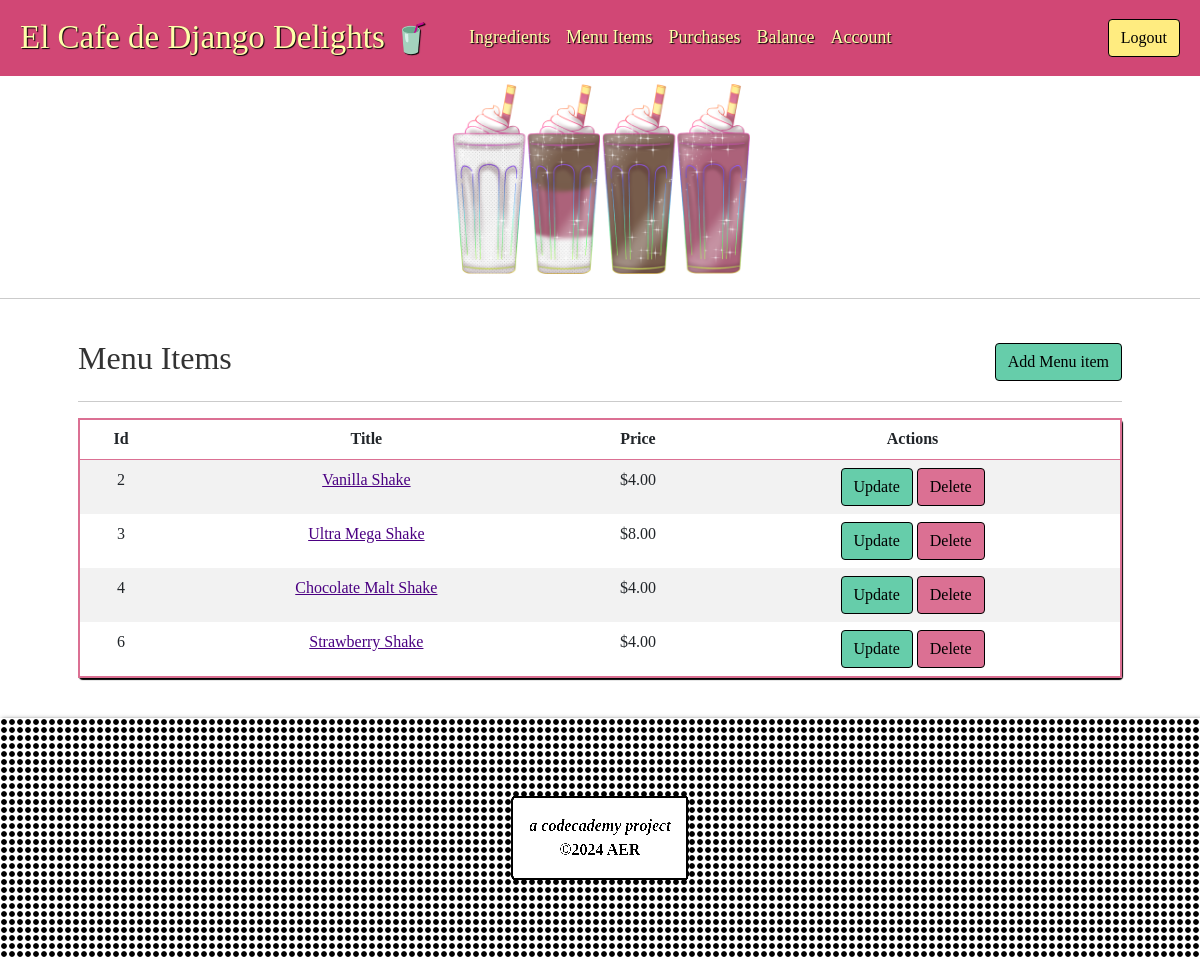
/menuitem/list (signed in), run on the app's committed database.
### inventory/models.py (models this page shows, shortened)
class MenuItem(models.Model):
    title = models.CharField(max_length=128)
    price = models.DecimalField(decimal_places=2, max_digits=5)

### inventory/views.py (the view)
# urls.py: path("menuitem/list", views.MenuItemList.as_view(), name="menuitemlist"),
class MenuItemList(LoginRequiredMixin, ListView):
  model = MenuItem
  template_name = "inventory/menuitem_list.html"

### inventory/templates/inventory/menuitem_list.html
{% extends 'base.html' %}
{% load static %}
{% block head %}
  <link rel="stylesheet" href="{% static 'inventory/style.css' %}">
{% endblock %}
{% block content %}
<div class="container-fluid p-4">
  <div class="container">
    <div class="d-flex flex-row justify-content-between align-items-center">
		<h2>Menu Items</h2>
		<a role="button" class="btn btn-success text-light" href="{% url 'menuitemcreate' %}">Add Menu item</a>
	</div>
	<hr>
    <table class="table table-striped table-hover">
      <tr>
        <tr>
		  <th>Id</th>
          <th>Title</th>
          <th>Price</th>
          <th>Actions</th>
        </tr>
      </tr>
      {% for menuitem in object_list %}
        <tr>
		  <td>{{ menuitem.id }}</td>
          <td><a href="{% url 'menuitemdetails' menuitem.id %}">{{ menuitem.title | title }}</a></td>
          <td>${{ menuitem.price}} </td>
          <td>
		    <a role="button" href="{% url 'menuitemupdate' menuitem.id %}" class="btn btn-success text-light">Update</a>
		    <a role="button" href="{% url 'menuitemdelete' menuitem.id %}" class="btn btn-danger text-light">Delete</a>
          </td>
        </tr>
      {% endfor %}
    </table>
  </div>
</div>
{% endblock %}

### inventory/static/inventory/style.css (style rules this page uses)
html { font-size: 16px; }
body { color: #333; margin: 0; padding: 0; font-family: 'Times New Roman', serif; }
a:link,a:visited { color: #4B0082 }
.btn-success { color: #000!important;background-color: #66CDAA!important;border-color: #000!important }
.btn-danger { color: #000!important;background-color: #DB7093!important;border-color: #000!important }
.table, form { border: 2px solid #DB7093!important; border-radius: 4px; box-shadow: 1px 2px 1px #000 }
.table th { text-align: center }
.table td { border: none; text-align: center }

### data on the page
MenuItem: id "2", title "Vanilla Shake", price "4.00"
MenuItem: id "3", title "Ultra Mega Shake", price "8.00"
MenuItem: id "4", title "Chocolate Malt Shake", price "4.00"
MenuItem: id "6", title "Strawberry Shake", price "4.00"
